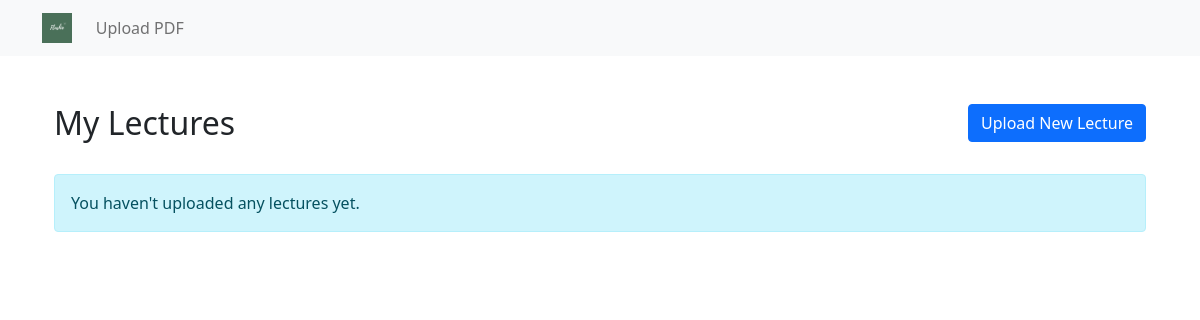
Before: /lecture/list/ (signed in) with the older database file.
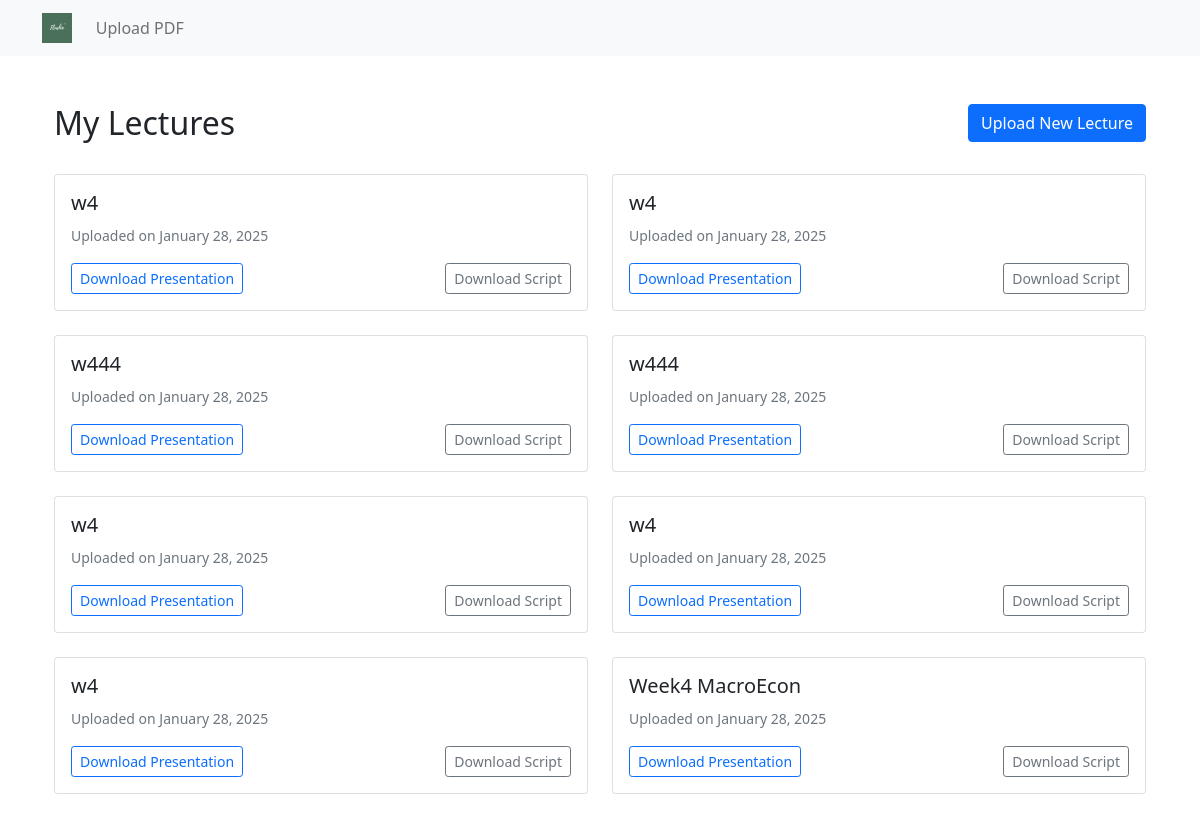
After: the same page with the newer database file.
### flashie/models.py (models this page shows, shortened)
class Lecture(models.Model):
    title = models.CharField(max_length=200)
    presentation = models.FileField(
        upload_to='lectures/presentations/',
        help_text='Accepted formats: PDF, PPT, PPTX'
    )
    script = models.FileField(
        upload_to='lectures/scripts/',
        help_text='Accepted formats: PDF, TXT, DOC, DOCX'
    )
    processed_script = models.TextField(blank=True)
    created_at = models.DateTimeField(auto_now_add=True)
    user = models.ForeignKey('auth.User', on_delete=models.CASCADE)

### flashie/views.py (the view)
# urls.py: path('lecture/list/', views.lecture_list, name='lecture_list'),
@login_required
def lecture_list(request):
    lectures = Lecture.objects.filter(user=request.user).order_by('-created_at')
    return render(request, 'flashie/lecture_list.html', {'lectures': lectures})

### grader/context_processors.py (called while the page is built)
def teacher_status(request):
    is_teacher = False
    if request.user.is_authenticated:
        is_teacher = Teacher.objects.filter(user=request.user).exists()
    return {'is_teacher': is_teacher}

### flashie/templates/flashie/lecture_list.html
{% extends 'base.html' %}
{% block content %}
<div class="container mt-5">
    <div class="row justify-content-between mb-4">
        <div class="col">
            <h2>My Lectures</h2>
        </div>
        <div class="col text-end">
            <a href="{% url 'flashie:upload_lecture' %}" class="btn btn-primary">Upload New Lecture</a>
        </div>
    </div>
    {% if lectures %}
        <div class="row">
            {% for lecture in lectures %}
                <div class="col-md-6 mb-4">
                    <div class="card">
                        <div class="card-body">
                            <h5 class="card-title">{{ lecture.title }}</h5>
                            <p class="card-text">
                                <small class="text-muted">Uploaded on {{ lecture.created_at|date:"F d, Y" }}</small>
                            </p>
                            <div class="d-flex justify-content-between">
                                <a href="{{ lecture.presentation.url }}" class="btn btn-outline-primary btn-sm">
                                    Download Presentation
                                </a>
                                <a href="{{ lecture.script.url }}" class="btn btn-outline-secondary btn-sm">
                                    Download Script
                                </a>
                            </div>
                        </div>
                    </div>
                </div>
            {% endfor %}
        </div>
    {% else %}
        <div class="alert alert-info">
            You haven't uploaded any lectures yet.
        </div>
    {% endif %}
</div>
{% endblock %}

### producthunt/templates/base.html (shortened to what this page needs)
<!DOCTYPE html>
<html lang="en">
<head>
    {% load static %}
    <link href="https://cdn.jsdelivr.net/npm/bootstrap@5.1.3/dist/css/bootstrap.min.css" rel="stylesheet">
</head>
<body>
    <nav class="navbar navbar-expand-lg navbar-light bg-light">
        <div class="container">
            <a class="navbar-brand" href="{% url 'flashie:home' %}">
                <img src="{% static 'logo.png' %}" height="30" class="d-inline-block align-top" alt="Logo">
            </a>
            <div class="collapse navbar-collapse" id="navbarNav">
                <ul class="navbar-nav">
                    <li class="nav-item">
                        <a class="nav-link" href="{% url 'flashie:upload_pdf' %}">Upload PDF</a>
                    </li>
                </ul>
            </div>
        </div>
    </nav>
    <div class="container mt-4">
        {% block content %}
        {% endblock %}
    </div>
</body>
</html>

Changed rows visible on the page:
added Lecture: title "w4", created_at "January 28, 2025"
added Lecture: title "w4", created_at "January 28, 2025"
added Lecture: title "w444", created_at "January 28, 2025"
added Lecture: title "w444", created_at "January 28, 2025"
added Lecture: title "w4", created_at "January 28, 2025"
added Lecture: title "w4", created_at "January 28, 2025"
added Lecture: title "w4", created_at "January 28, 2025"
added Lecture: title "Week4 MacroEcon", created_at "January 28, 2025"
Other visible differences:
text no longer shown: "You haven't uploaded any lectures yet."
